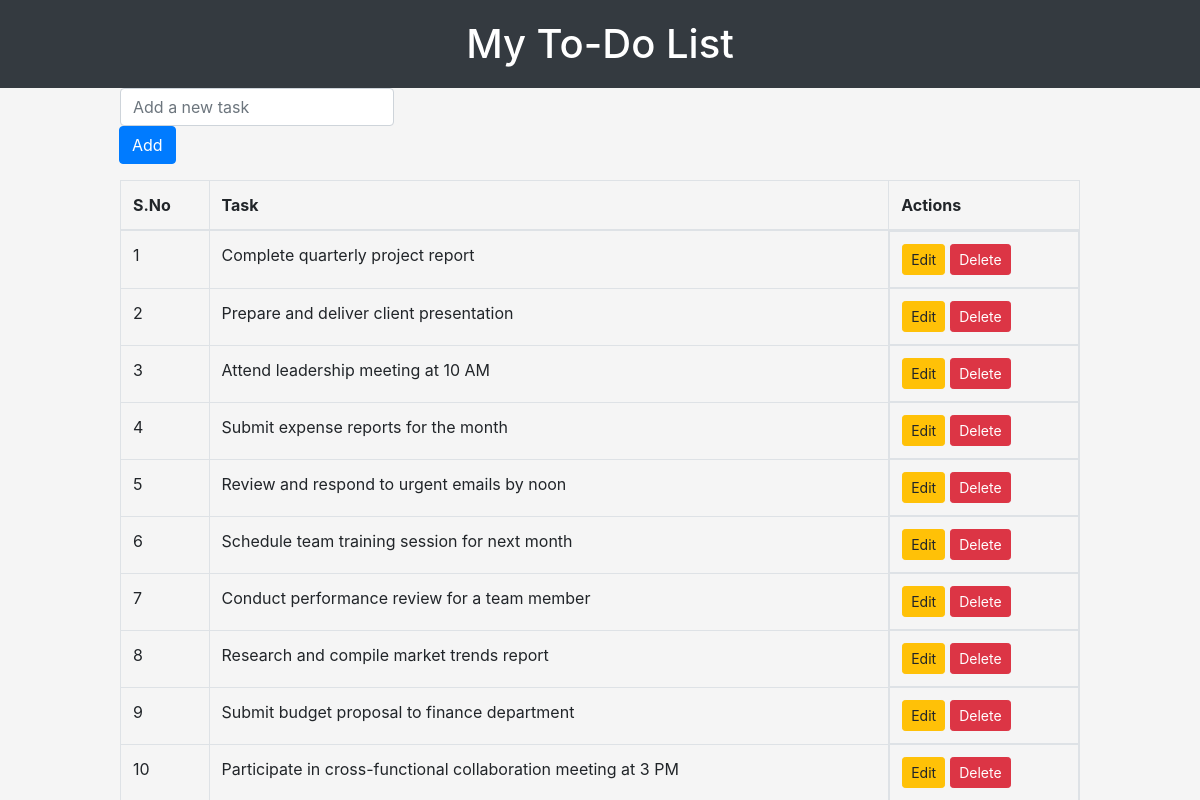
The page / on the database its author committed.
### app/models.py (models this page shows, shortened)
class Items(models.Model):
    task=models.CharField(max_length=200)

### app/views.py (the view)
# urls.py: path('',views.home, name='home'),
def home(request):
    if request.method == 'POST':
        task_text = request.POST.get('task_text')
        Items.objects.create(task=task_text)
        return redirect('home')
    items = Items.objects.all()   # Imp to remember
    context = {'items': items}
    return render(request,'app/base.html', context)

### app/templates/app/base.html (shortened to what this page needs)
<!DOCTYPE html>
<html lang="en">
<head>
    <link rel="stylesheet" href="https://stackpath.bootstrapcdn.com/bootstrap/4.5.2/css/bootstrap.min.css">
</head>
<body>
    <div class="title-container">
        <h1 class="title">My To-Do List</h1>
    </div>
    <div class="input-group mb-3">
        <form method="post" action="{% url 'home' %}">
            <input type="text" class="form-control" placeholder="Add a new task" name="task_text">
            <div class="input-group-append">
                <button class="btn btn-primary" type="submit">Add</button>
            </div>
        </form>
    </div>
    <table class="table table-bordered task-table">
        <thead>
            <tr>
                <th scope="col">S.No</th>
                <th scope="col">Task</th>
                <th scope="col">Actions</th>
            </tr>
        </thead>
        <tbody id="taskList">
            {% for item in items %}
            <tr>
                <td>{{ forloop.counter }}</td>
                <td>{{ item.task }}</td>
                <td class="action-buttons">
                    <button type="button" class="btn btn-warning  btn-sm" data-toggle="modal" data-target="#editTaskModal{{ item.id }}">Edit</button>
                    <form method="post" action="{% url 'delete_task' item.id %}">
                        <button type="submit" class="btn btn-danger btn-sm">Delete</button>
                    </form>
                </td>
            </tr>
            {% endfor %}
        </tbody>
    </table>
</body>
</html>

### app/templates/app/base.html (style rules this page uses)
body { background-color: #f5f5f5; margin: 0; padding: 0; }
.title-container { background-color: #343a40; color: #ffffff; padding: 20px; text-align: center; }
.title { margin: 0; }
.task-table { margin-top: 20px; width: 80%; margin: auto; }
.action-buttons { display: flex; gap: 5px; }
.input-group { width: 80%; margin: auto; }

### rows shown on the page
Items: task "Complete quarterly project report"
Items: task "Prepare and deliver client presentation"
Items: task "Attend leadership meeting at 10 AM"
Items: task "Submit expense reports for the month"
Items: task "Review and respond to urgent emails by noon"
Items: task "Schedule team training session for next month"
Items: task "Conduct performance review for a team member"
Items: task "Research and compile market trends report"
Items: task "Submit budget proposal to finance department"
Items: task "Participate in cross-functional collaboration meeting at 3 PM"
